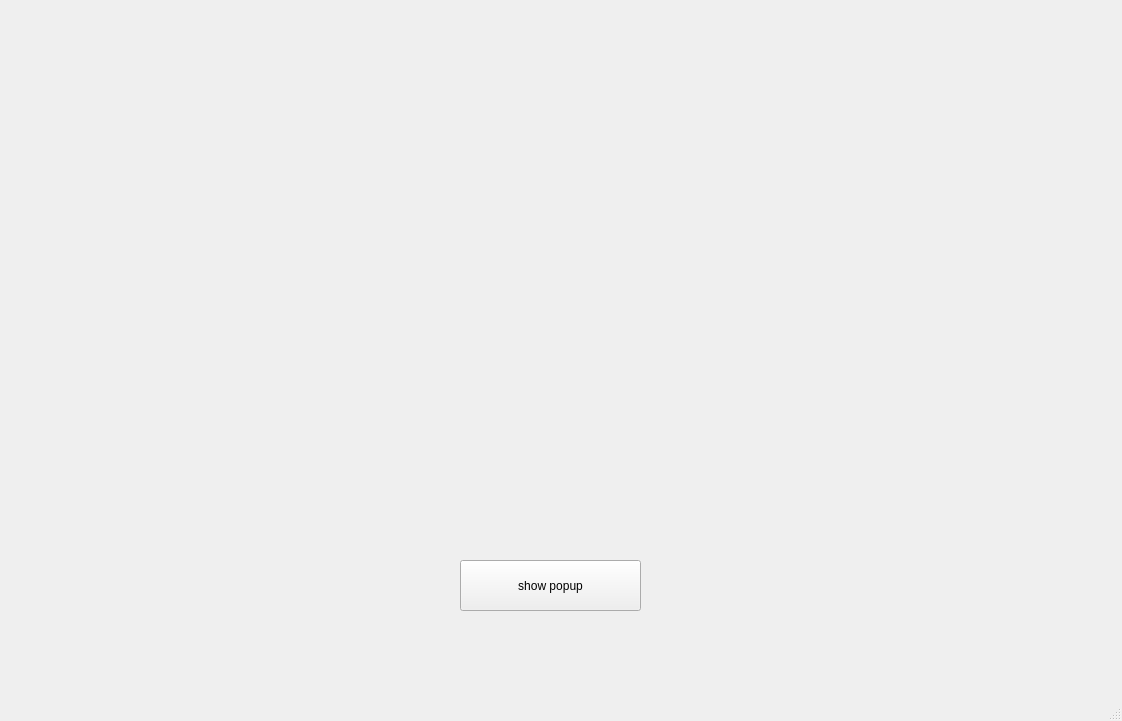
<?xml version="1.0" encoding="UTF-8"?>
<ui version="4.0">
 <class>MainWindow</class>
 <widget class="QMainWindow" name="MainWindow">
  <property name="geometry">
   <rect>
    <x>0</x>
    <y>0</y>
    <width>1122</width>
    <height>721</height>
   </rect>
  </property>
  <property name="windowTitle">
   <string>MainWindow</string>
  </property>
  <widget class="QWidget" name="centralwidget">
   <widget class="QPushButton" name="pushButton">
    <property name="geometry">
     <rect>
      <x>460</x>
      <y>560</y>
      <width>181</width>
      <height>51</height>
     </rect>
    </property>
    <property name="text">
     <string>show popup</string>
    </property>
   </widget>
  </widget>
  <widget class="QMenuBar" name="menubar">
   <property name="geometry">
    <rect>
     <x>0</x>
     <y>0</y>
     <width>1122</width>
     <height>22</height>
    </rect>
   </property>
  </widget>
  <widget class="QStatusBar" name="statusbar"/>
 </widget>
 <resources/>
 <connections/>
</ui>
